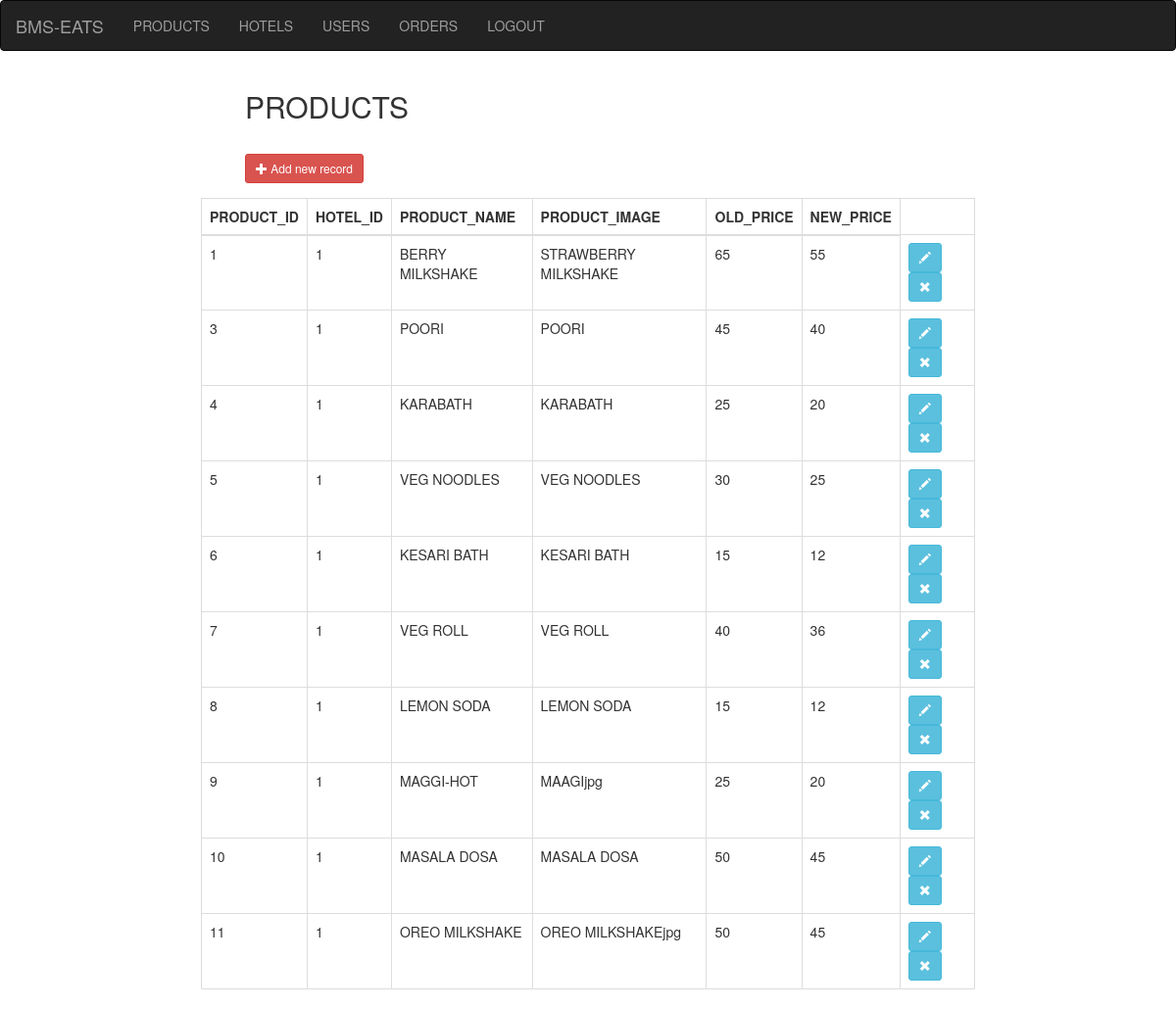
/admin/products.php (signed in), run on the app's committed database.
### tables this page shows
CREATE TABLE `products` (
  `id` int NOT NULL,
  `pid` int NOT NULL,
  `hid` int NOT NULL,
  `product_name` varchar(20) NOT NULL,
  `product_image` varchar(100) DEFAULT NULL,
  `old_price` int DEFAULT NULL,
  `new_price` int DEFAULT NULL
);

### admin/products.php (the view, shortened to what this page needs)
<?php
    include('config.php');
    $name = $_SESSION['username'];
    $hid = $db->query("select hid from admin where username = '$name'");
    $h = $hid->fetch_array()[0] ?? '';
    $result = $db->query("SELECT * FROM products where hid='$h'");
    $data_record = $result->num_rows;
?>
<!DOCTYPE html>
<html lang="en">
<head>
    <link rel="stylesheet" href="http://maxcdn.bootstrapcdn.com/bootstrap/3.3.5/css/bootstrap.min.css">
</head>
<body>
    <?php include('navbar.php');?>
    <div class="row">
        <div class="col-md-4" style="margin-left:250px;">
            <h2>PRODUCTS</h2>
        </div>
    </div>
    <div class="row">
        <div class="col-md-4" style="margin-left:250px;MARGIN-BOTTOM:5PX;">
            <h3><a data="page_0" class="model_form btn btn-sm btn-danger" href="#"><span
                        class="glyphicon glyphicon-plus"></span> Add new record</a></h3>
        </div>
    </div>
    <div class="row">
        <div class="col-md-2"></div>
        <div class="col-md-8">
            <table class="table table-bordered" cellspacing="0" width="100%">
                <thead>
                    <tr>
                        <th>PRODUCT_ID</th>
                        <th>HOTEL_ID</th>
                        <th>PRODUCT_NAME</th>
                        <th>PRODUCT_IMAGE</th>
                        <th>OLD_PRICE</th>
                        <th>NEW_PRICE</th>
                    </tr>
                </thead>
                <tbody>
                    <?php if(isset($result) && ($data_record) > 0)  : $i=1; ?>
                    <?php  while ($users = mysqli_fetch_object($result)) { ?>
                    <tr class="<?=$users->id?>_del">
                        <td><?=$users->pid;?></td>
                        <td><?=$users->hid;?></td>
                        <td><?=$users->product_name;?></td>
                        <td><?=$users->product_image;?></td>
                        <td><?=$users->old_price;?></td>
                        <td><?=$users->new_price;?></td>
                        <td><a data="<?php echo 'page_'.$users->id ?>" class="model_form btn btn-info btn-sm" href="#">
                                <span class="glyphicon glyphicon-pencil"></span></a>
                            <a data="<?php echo  $users->id ?>" title="Delete <?php echo $users->pid;?>"
                                class="tip delete_check btn btn-info btn-sm "><span
                                    class="glyphicon glyphicon-remove"></span> </a>
                        </td>
                    </tr>
                    <?php $i++; } ?>
                    <?php else : echo '<tr><td colspan="8"><div align="center">-------No record found -----</div></td></tr>'; ?>
                    <?php endif; ?>
                </tbody>
            </table>
        </div>
        <div class="col-md-2">
        </div>
    </div>
</body>
</html>

### data on the page
products: pid "1", hid "1", product_name "BERRY MILKSHAKE", product_image "STRAWBERRY MILKSHAKE", old_price "65", new_price "55"
products: pid "3", hid "1", product_name "POORI", product_image "POORI", old_price "45", new_price "40"
products: pid "4", hid "1", product_name "KARABATH", product_image "KARABATH", old_price "25", new_price "20"
products: pid "5", hid "1", product_name "VEG NOODLES", product_image "VEG NOODLES", old_price "30", new_price "25"
products: pid "6", hid "1", product_name "KESARI BATH", product_image "KESARI BATH", old_price "15", new_price "12"
products: pid "7", hid "1", product_name "VEG ROLL", product_image "VEG ROLL", old_price "40", new_price "36"
products: pid "8", hid "1", product_name "LEMON SODA", product_image "LEMON SODA", old_price "15", new_price "12"
products: pid "9", hid "1", product_name "MAGGI-HOT", product_image "MAAGIjpg", old_price "25", new_price "20"
products: pid "10", hid "1", product_name "MASALA DOSA", product_image "MASALA DOSA", old_price "50", new_price "45"
products: pid "11", hid "1", product_name "OREO MILKSHAKE", product_image "OREO MILKSHAKEjpg", old_price "50", new_price "45"
